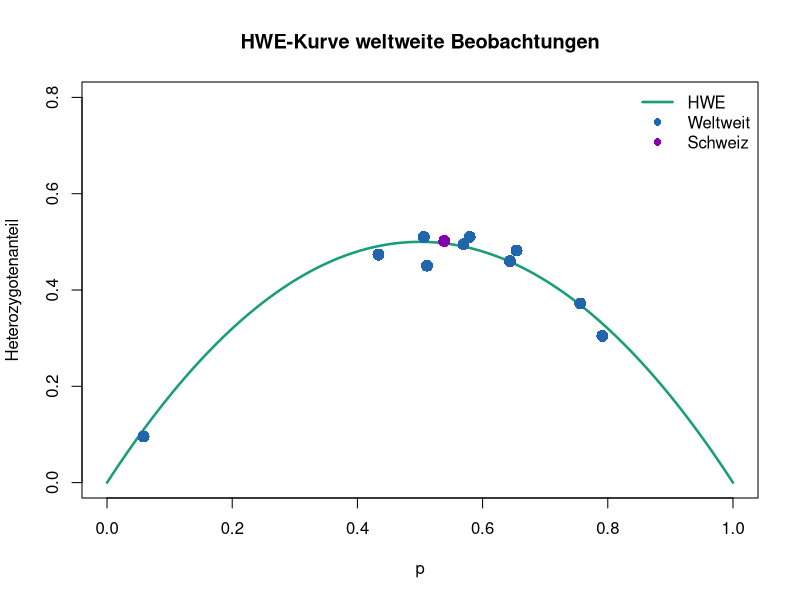

Write R code to recreate this figure.
# Woche 5 — Notebook (nur R, base R)
# Inhalt: Hardy–Weinberg · Blutgruppen · Avocado (Groh et al. 2026)
# In RStudio: Working Directory = weeks/week-05, dann Source.

## Ziel
# - Hardy–Weinberg rechnen und vergleichen
# - Annahmen verstehen; Beispiele wo sie gelten / verletzt sind

## Die Groessen
# Zwei Allele A und B. Zaehlungen AA, AB, BB.
# Relative Haeufigkeit: Zaehlung / n
# Allelfrequenz: p = (2*n_AA + n_AB) / (2*n)
# HWE-Erwartung: p^2, 2pq, q^2

# =============================================================================
# Teil A — theoretische Grundlagen
# =============================================================================

## A1) Genotypzaehlungen
pop <- data.frame(AA = 16, AB = 48, BB = 36)

# F1: Relative Genotypfrequenzen von Hand (AA/n, ...)

## A2) Hardy–Weinberg
zusammenfassen <- function(d) {
  n <- d$AA + d$AB + d$BB
  p <- (2 * d$AA + d$AB) / (2 * n)
  data.frame(
    n = n,
    p = p,
    f_AA = d$AA / n,
    f_AB = d$AB / n,
    f_BB = d$BB / n,
    hwe_AA = p^2,
    hwe_AB = 2 * p * (1 - p),
    hwe_BB = (1 - p)^2
  )
}

zusammenfassen(pop)

# F2:
# 1. Stimmen beobachtet und erwartet ueberein?
# 2. Warum steht im Nenner von p die 2n?
# 3. Welche Annahmen stecken dahinter? (Vorlesung)

# =============================================================================
# Teil B — Blutgruppen (Mourant et al. 1976)
# =============================================================================

bloodgroups_world <- read.csv("data/bloodgroups_Mourant1976_world.csv")
bloodgroups_world

zusammenfassen_MN <- function(d) {
  n <- d$MM + d$MN + d$NN
  p <- (2 * d$MM + d$MN) / (2 * n)
  data.frame(
    Country = d$Country,
    n = n,
    p = p,
    f_MM = d$MM / n,
    f_MN = d$MN / n,
    f_NN = d$NN / n,
    hwe_MM = p^2,
    hwe_MN = 2 * p * (1 - p),
    hwe_NN = (1 - p)^2
  )
}

## B1) Schweiz
HW_CH <- zusammenfassen_MN(
  bloodgroups_world[bloodgroups_world$Country == "Switzerland", ]
)
HW_CH

# F3: Stimmen beobachtet und erwartet ueberein?

## B2) Welt
HW_world <- zusammenfassen_MN(bloodgroups_world)
HW_world

p_grid <- seq(0, 1, length.out = 201)
plot(
  x = p_grid,
  y = 2 * p_grid * (1 - p_grid),
  type = "l", lwd = 2.5,
  col = "#1b9e77", ylim = c(0, 0.8),
  xlab = "p", ylab = "Heterozygotenanteil",
  main = "HWE-Kurve weltweite Beobachtungen"
)
points(HW_world$p, HW_world$f_MN, pch = 16, cex = 1.6, col = "#2166ac")
points(HW_CH$p, HW_CH$f_MN, pch = 16, cex = 1.6, col = "#8500ac")
legend(
  "topright", c("HWE", "Weltweit", "Schweiz"),
  col = c("#1b9e77", "#2166ac", "#8500ac"),
  lwd = c(2.5, NA, NA), pch = c(NA, 16, 16), bty = "n"
)

# F4:
# 1. Wie verhalten sich die Punkte zur HWE-Kurve?
# 2. Welche Annahmen sind erfuellt / verletzt?

# =============================================================================
# Teil C — Avocados (Groh et al. 2026)
# =============================================================================
# Typ A: A1A1 oder A1A2  |  Typ B: A2A2
# Abbildung (optional): data/grafik_Avocados.png

avocados <- data.frame(A1A1 = 5, A1A2 = 33, A2A2 = 62)

zusammenfassen_avo <- function(d) {
  n <- d$A1A1 + d$A1A2 + d$A2A2
  p <- (2 * d$A1A1 + d$A1A2) / (2 * n)
  data.frame(
    n = n,
    p = p,
    f_A1A1 = d$A1A1 / n,
    f_A1A2 = d$A1A2 / n,
    f_A2A2 = d$A2A2 / n,
    hwe_A1A1 = p^2,
    hwe_A1A2 = 2 * p * (1 - p),
    hwe_A2A2 = (1 - p)^2
  )
}

HW_avocados <- zusammenfassen_avo(avocados)
HW_avocados

# F5:
# 1. Stimmen beobachtet und erwartet ueberein?
# 2. Erwartete Verteilung Typ A vs Typ B?

# Zuechter-Erwartung fuer geerntete Fruechte:
#   A1A1 = 0,  A1A2 = 0.525,  A2A2 = 0.475

# F6:
# 1. Unterschied zu Ihren HWE-Erwartungen?
# 2. Welche HWE-Annahmen sind erfuellt / eventuell nicht — und warum?

# =============================================================================
# Zusammenfassung
# =============================================================================
# Wenn gemessene Frequenzen nicht zu HWE passen, ist das ein Hinweis,
# dass nicht alle Annahmen erfuellt sind.
